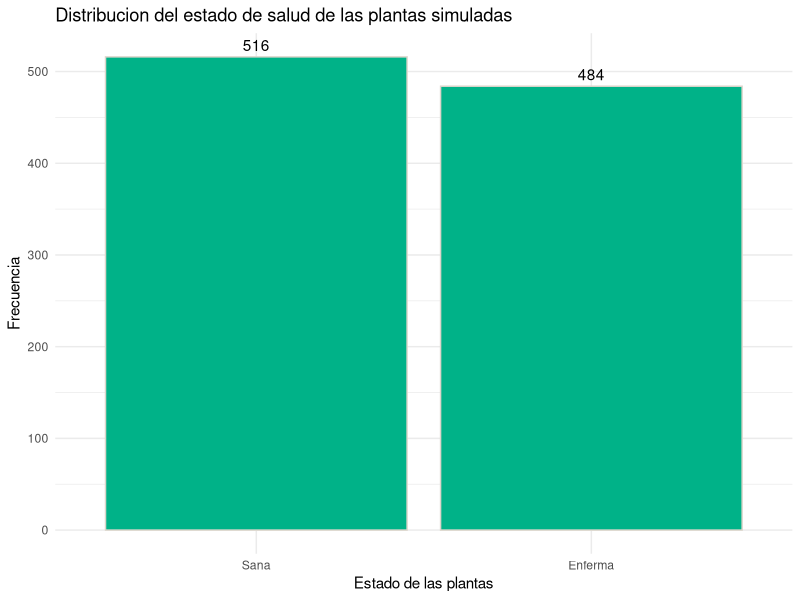
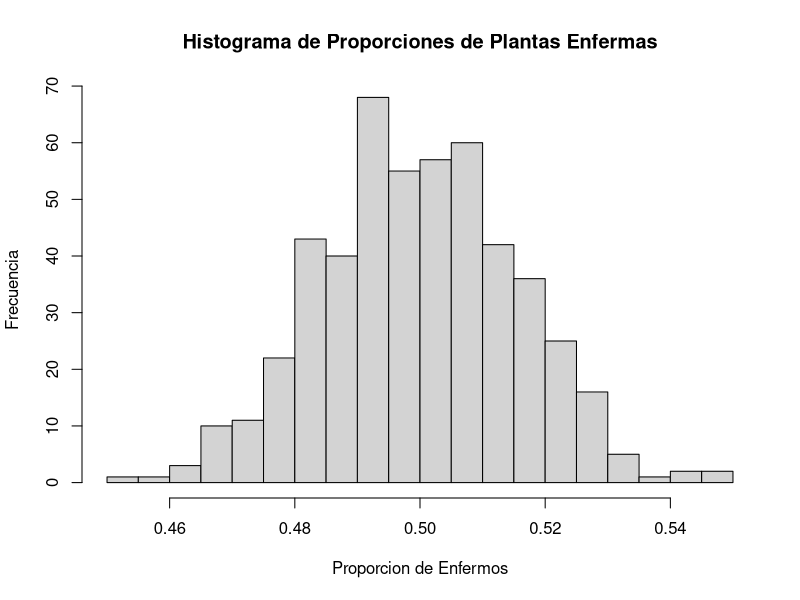
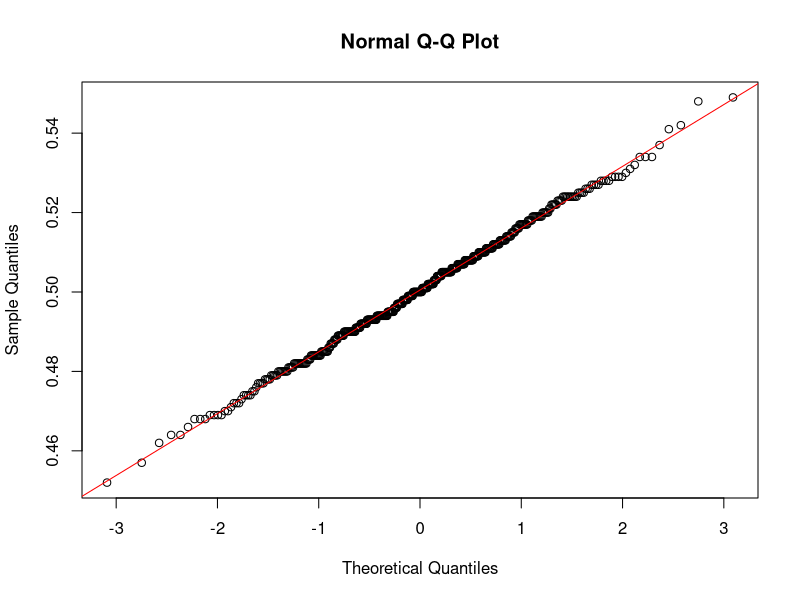
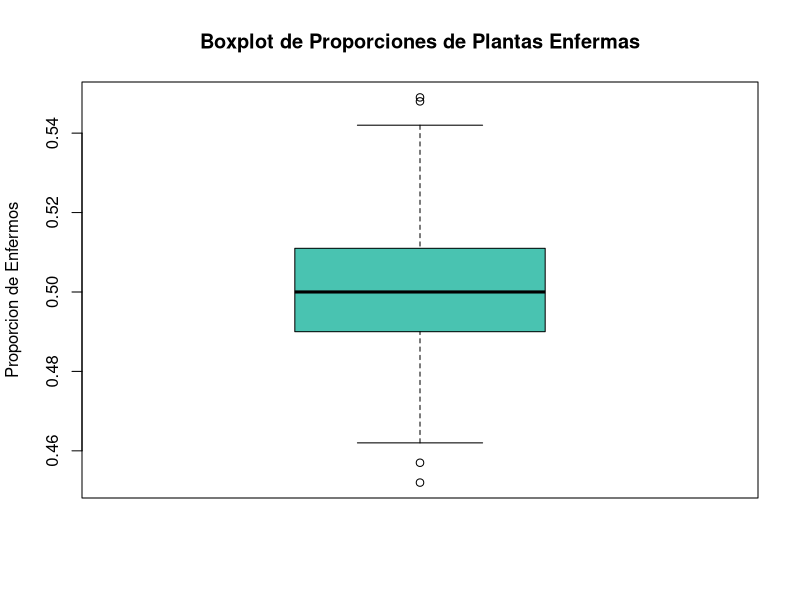
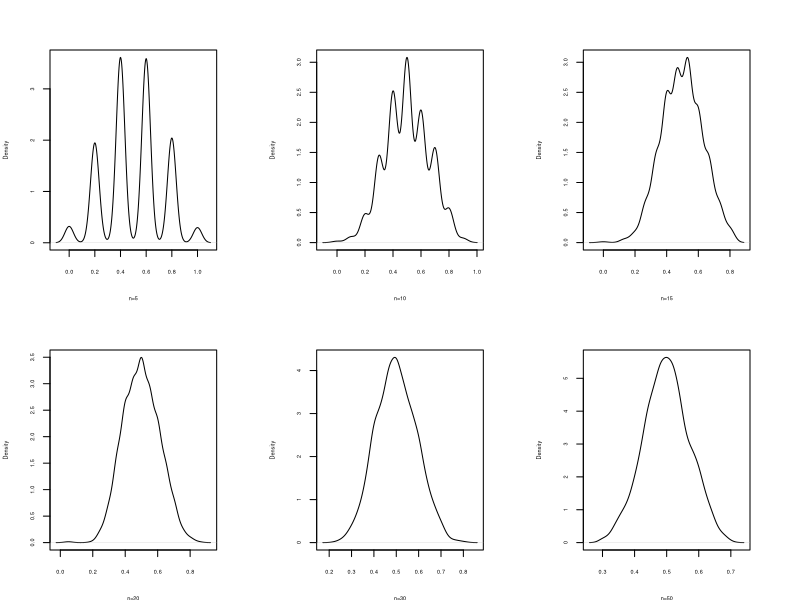
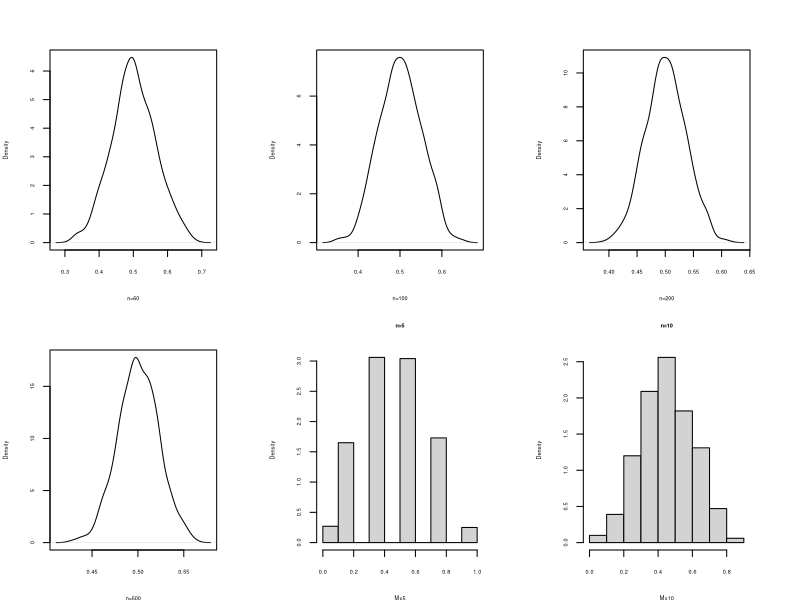
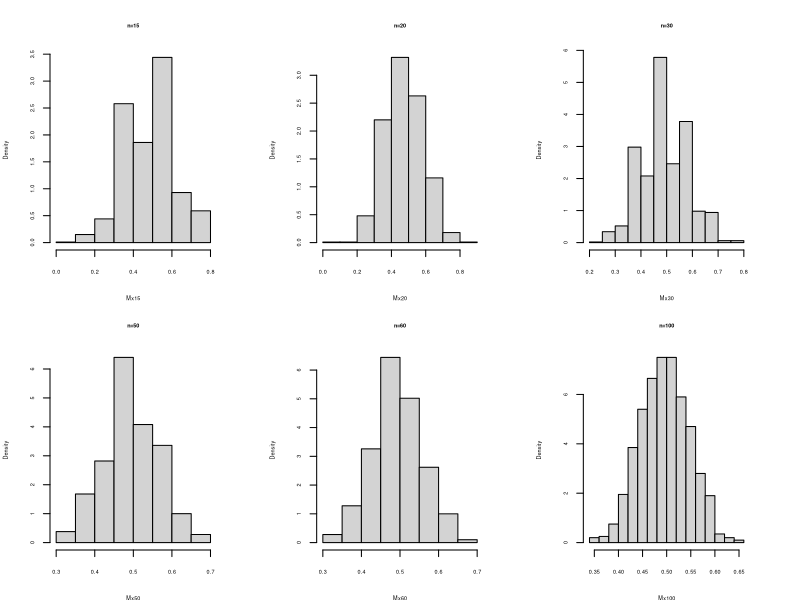
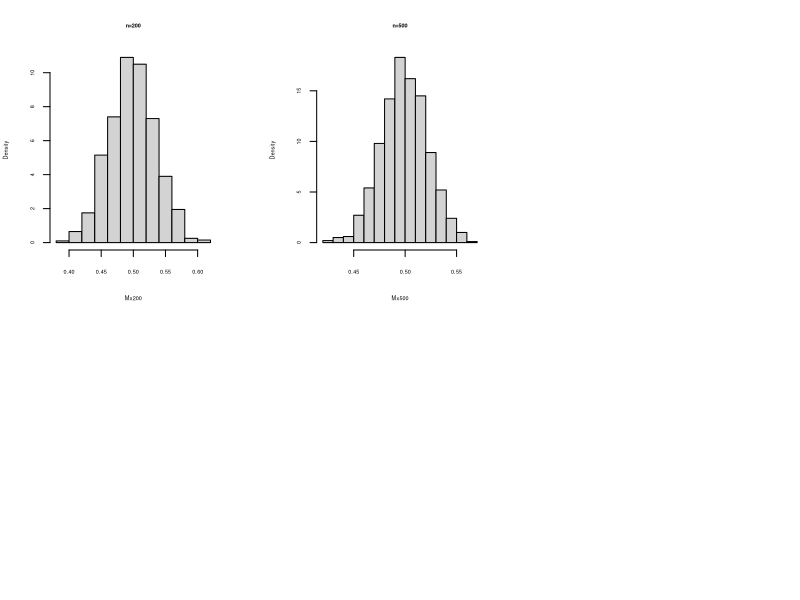

Write R code to recreate these figures, in order.
## ---- chunk 1
knitr::opts_chunk$set(echo = TRUE)
#definir directorio
setwd("C:/Users/doar9/OneDrive/Javeriana/Metodos") 
## ---- chunk 2
# Primero definimos el tamaño de la población o lote
n = 1000

# Simulamos la población de plantas con un 50% de probabilidad de estar enfermas
X = rbinom(n, size = 1, prob = 0.5)


# graficamos la distribución usando la librería ggplot2
library(ggplot2)


# convertimos los datos en un data frame
graficopunto1 <- data.frame(Resultado_planta = factor(X, labels = c("Sana", "Enferma")))

# creamos el gráfico con ggplot
ggplot(graficopunto1, aes(x = Resultado_planta)) +
  geom_bar(fill = "#00B288", color = "#DCD5CB") +
  geom_text(stat = 'count',  aes(label = after_stat(count)), vjust = -0.5) +
  labs(title = "Distribucion del estado de salud de las plantas simuladas",
       x = "Estado de las plantas",
       y = "Frecuencia") +
  theme_minimal()

## ---- chunk 3
# Definimos la función para calcular el estimador de la proporción de plantas enfermas
calcular_proporcion_enfermos <- function(n) {
  # Obtenemos una muestra aleatoria de la población, como lo hicimos en el literal anterior
  muestra <- rbinom(n, size = 1, prob = 0.5)
  
  # Calculamos la proporción de plantas enfermas en la muestra (dividimos la suma de enfermos por el total de la muestra)
  proporcion_enfermos <- sum(muestra) / n
  

  
  # cierre del código para garantizar que se retorna la proporción de plantas enfermas
  return(proporcion_enfermos)
}

# Ejemplo de uso. como el del caso anterior para un tamaño de muestra n = 1000
n = 1000
proporcion_enfermos <- calcular_proporcion_enfermos(n)


## ---- chunk 4
    # Imprimimos la proporción de plantas enfermas
  print(proporcion_enfermos)
## ---- chunk 5
# Aplicamos la función que creamos calcular_proporcion_enfermos(n) 500 veces como nos lo piden con sapply()
tamaños_muestra = rep(1000, 500) # Repite el tamaño de muestra n = 1000, 500 veces
proporciones_enfermos = sapply(tamaños_muestra, calcular_proporcion_enfermos)





## ---- chunk 6
# Usamos la librería psych
library(psych)

# Usamos describe() para obtener las estadísticas descriptivas de proporciones_enfermos
describe(proporciones_enfermos)

## ---- chunk 7
# Creamos un histograma de las proporciones de plantas enfermas
hist(proporciones_enfermos, main = "Histograma de Proporciones de Plantas Enfermas", xlab = "Proporcion de Enfermos", ylab = "Frecuencia", breaks = 30)
## ---- chunk 8
# Generamos el gráfico QQ para las proporciones de plantas enfermas
qqnorm(proporciones_enfermos)
qqline(proporciones_enfermos, col="red")

## ---- chunk 9
# Creamos un boxplot de las proporciones de plantas enfermas
boxplot(proporciones_enfermos, main = "Boxplot de Proporciones de Plantas Enfermas", ylab = "Proporcion de Enfermos", horizontal = FALSE, col = "#49C3B1")

## ---- chunk 10
par(cex=0.5, cex.axis=.5, cex.lab=.5, cex.main=.5, cex.sub=.5,  mfrow=c(3,2), mai = c(.5, .5, .5, .5))
# Teorema Central del Límite-----------------------------
# Paso 1
n=500   #  numero de columnas (tamaño máximo de muestra)
m=1000*n
# Caso --------------------------------------------------
# distribución binomial-------------------------------
X = matrix(rbinom(m, size = 1, prob = 0.5), ncol = n)
 #############################
# Paso 2
# generación de muestras--------------------------------

X5=X[ ,1:5]          # n=5
X10=X[ ,1:10]          # n=10
X15=X[ ,1:15]        # n=15
X20=X[ ,1:20]        # n=20
X30=X[ ,1:30]        # n=30
X50=X[ ,1:50]        # n=50
X60=X[ ,1:60]      # n=60
X100=X[ ,1:100]    # n=100
X200=X[ ,1:200]    # n=200
X500=X[ ,1:500]    # n=500
# Paso 3
# generacion de medias-------------------------------------------
Mx5=apply(X5,1,mean)        # medias de muestras de tamaño n=5
Mx10 = apply(X10, 1, mean)  # medias de muestras de tamaño n=10
Mx15 = apply(X15, 1, mean)  # medias de muestras de tamaño n=15
Mx20 = apply(X20, 1, mean)  # medias de muestras de tamaño n=20
Mx30 = apply(X30, 1, mean)  # medias de muestras de tamaño n=30
Mx50 = apply(X50, 1, mean)  # medias de muestras de tamaño n=50
Mx60 = apply(X60, 1, mean)  # medias de muestras de tamaño n=60
Mx100 = apply(X100, 1, mean) # medias de muestras de tamaño n=100
Mx200 = apply(X200, 1, mean) # medias de muestras de tamaño n=200
Mx500 = apply(X500, 1, mean) # medias de muestras de tamaño n=500
# Paso 4 
# generación de densidad empírica -------------------------------
d5 = density(Mx5)
d10 = density(Mx10)
d15 = density(Mx15)
d20 = density(Mx20)
d30 = density(Mx30)
d50 = density(Mx50)
d60 = density(Mx60)
d100 = density(Mx100)
d200 = density(Mx200)
d500 = density(Mx500)

# Gráficos de densidad -------------------------------------------
# configuración de las gráficas
par(cex=0.5, cex.axis=.5, cex.lab=.5, cex.main=.5, cex.sub=.5,  mfrow=c(2,3), mai = c(.5, .5, .5, .5))
# histogramas  de comparacion-------------------------------------
plot(d5, main=" ", xlab = "n=5")
plot(d10, main=" ", xlab = "n=10")
plot(d15, main=" ", xlab = "n=15")
plot(d20, main=" ", xlab = "n=20")
plot(d30, main=" ", xlab = "n=30")
plot(d50, main=" ", xlab = "n=50")
plot(d60, main=" ", xlab = "n=60")
plot(d100, main=" ", xlab = "n=100")
plot(d200, main=" ", xlab = "n=200")
plot(d500, main=" ", xlab = "n=500")


## ---- chunk 11
# histogramas  de comparacion-------------------------------------
hist(Mx5, main = "n=5", freq = FALSE)
hist(Mx10, main = "n=10", freq = FALSE)
hist(Mx15, main = "n=15", freq = FALSE)
hist(Mx20, main = "n=20", freq = FALSE)
hist(Mx30, main = "n=30", freq = FALSE)
hist(Mx50, main = "n=50", freq = FALSE)
hist(Mx60, main = "n=60", freq = FALSE)
hist(Mx100, main = "n=100", freq = FALSE)
hist(Mx200, main = "n=200", freq = FALSE)
hist(Mx500, main = "n=500", freq = FALSE)

## ---- chunk 12
# Calculamos la varianza de las medias para cada conjunto de datos directamente
varianzas <- c(
  n5 = var(Mx5),
  n10 = var(Mx10),
  n15 = var(Mx15),
  n20 = var(Mx20),
  n30 = var(Mx30),
  n50 = var(Mx50),
  n60 = var(Mx60),
  n100 = var(Mx100),
  n200 = var(Mx200),
  n500 = var(Mx500)
)

# Convertimos las varianzas a un data frame para graficar
var_df <- data.frame(n = as.factor(names(varianzas)), Varianza = varianzas)
# Aseguramos que 'n' es un factor y especificamos el orden manualmente
var_df$n <- factor(var_df$n, levels = var_df$n[order(as.numeric(gsub("n=", "", var_df$n)))])

# Ahora, creamos la gráfica con ggplot2
library(ggplot2)
ggplot(var_df, aes(x = n, y = Varianza)) +
  geom_col(fill = "steelblue") +
  theme_minimal() +
  labs(title = "Varianza de la Media por Tamano de Muestra",
       x = "Tamano de Muestra (n)",
       y = "Varianza de la Media")


## ---- chunk 13
mxmatriz=data.frame(Mx5, Mx10, Mx15, Mx20, Mx30, Mx50, Mx60, Mx100, Mx200, Mx500 )

boxplot(mxmatriz, las=1, main="Comparación estimadores")  # gráfico de comparación   
abline(h=0.5,  col="red")                                       # línea indicando el parámetro b=20
## ---- chunk 14
# n=5
shapiro.test(Mx5)

# n=10
shapiro.test(Mx10)

# n=15
shapiro.test(Mx15)

# n=20
shapiro.test(Mx20)

# n=30
shapiro.test(Mx30)

# n=50
shapiro.test(Mx50)

# n=60
shapiro.test(Mx60)

# n=100
shapiro.test(Mx100)

# n=200
shapiro.test(Mx200)

# n=500
shapiro.test(Mx500)


## ---- chunk 15
# n=5
qqnorm(Mx5)
qqline(Mx5, col="red")

# n=10
qqnorm(Mx10)
qqline(Mx10, col="red")

# n=15
qqnorm(Mx15)
qqline(Mx15, col="red")

# n=20
qqnorm(Mx20)
qqline(Mx20, col="red")

# n=30
qqnorm(Mx30)
qqline(Mx30, col="red")

# n=50
qqnorm(Mx50)
qqline(Mx50, col="red")

# n=60
qqnorm(Mx60)
qqline(Mx60, col="red")

# n=100
qqnorm(Mx100)
qqline(Mx100, col="red")

# n=200
qqnorm(Mx200)
qqline(Mx200, col="red")

# n=500
qqnorm(Mx500)
qqline(Mx500, col="red")

## ---- chunk 16
par(cex=0.5, cex.axis=.5, cex.lab=.5, cex.main=.5, cex.sub=.5,  mfrow=c(3,2), mai = c(.5, .5, .5, .5))
# Teorema Central del Límite-----------------------------
# Paso 1
n=500   #  numero de columnas (tamaño máximo de muestra)
m=1000*n
# Caso --------------------------------------------------
# distribución binomial-------------------------------
X = matrix(rbinom(m, size = 1, prob = 0.1), ncol = n)
 #############################
# Paso 2
# generación de muestras--------------------------------

X5=X[ ,1:5]          # n=5
X10=X[ ,1:10]          # n=10
X15=X[ ,1:15]        # n=15
X20=X[ ,1:20]        # n=20
X30=X[ ,1:30]        # n=30
X50=X[ ,1:50]        # n=50
X60=X[ ,1:60]      # n=60
X100=X[ ,1:100]    # n=100
X200=X[ ,1:200]    # n=200
X500=X[ ,1:500]    # n=500
# Paso 3
# generacion de medias-------------------------------------------
Mx5=apply(X5,1,mean)        # medias de muestras de tamaño n=5
Mx10 = apply(X10, 1, mean)  # medias de muestras de tamaño n=10
Mx15 = apply(X15, 1, mean)  # medias de muestras de tamaño n=15
Mx20 = apply(X20, 1, mean)  # medias de muestras de tamaño n=20
Mx30 = apply(X30, 1, mean)  # medias de muestras de tamaño n=30
Mx50 = apply(X50, 1, mean)  # medias de muestras de tamaño n=50
Mx60 = apply(X60, 1, mean)  # medias de muestras de tamaño n=60
Mx100 = apply(X100, 1, mean) # medias de muestras de tamaño n=100
Mx200 = apply(X200, 1, mean) # medias de muestras de tamaño n=200
Mx500 = apply(X500, 1, mean) # medias de muestras de tamaño n=500
# Paso 4 
# generación de densidad empírica -------------------------------
d5 = density(Mx5)
d10 = density(Mx10)
d15 = density(Mx15)
d20 = density(Mx20)
d30 = density(Mx30)
d50 = density(Mx50)
d60 = density(Mx60)
d100 = density(Mx100)
d200 = density(Mx200)
d500 = density(Mx500)

# Gráficos de densidad -------------------------------------------
# configuración de las gráficas
par(cex=0.5, cex.axis=.5, cex.lab=.5, cex.main=.5, cex.sub=.5,  mfrow=c(2,3), mai = c(.5, .5, .5, .5))
# histogramas  de comparacion-------------------------------------
plot(d5, main=" ", xlab = "n=5")
plot(d10, main=" ", xlab = "n=10")
plot(d15, main=" ", xlab = "n=15")
plot(d20, main=" ", xlab = "n=20")
plot(d30, main=" ", xlab = "n=30")
plot(d50, main=" ", xlab = "n=50")
plot(d60, main=" ", xlab = "n=60")
plot(d100, main=" ", xlab = "n=100")
plot(d200, main=" ", xlab = "n=200")
plot(d500, main=" ", xlab = "n=500")


## ---- chunk 17
# histogramas  de comparacion-------------------------------------
hist(Mx5, main = "n=5", freq = FALSE)
hist(Mx10, main = "n=10", freq = FALSE)
hist(Mx15, main = "n=15", freq = FALSE)
hist(Mx20, main = "n=20", freq = FALSE)
hist(Mx30, main = "n=30", freq = FALSE)
hist(Mx50, main = "n=50", freq = FALSE)
hist(Mx60, main = "n=60", freq = FALSE)
hist(Mx100, main = "n=100", freq = FALSE)
hist(Mx200, main = "n=200", freq = FALSE)
hist(Mx500, main = "n=500", freq = FALSE)

## ---- chunk 18
# Calculamos la varianza de las medias para cada conjunto de datos directamente
varianzas <- c(
  n5 = var(Mx5),
  n10 = var(Mx10),
  n15 = var(Mx15),
  n20 = var(Mx20),
  n30 = var(Mx30),
  n50 = var(Mx50),
  n60 = var(Mx60),
  n100 = var(Mx100),
  n200 = var(Mx200),
  n500 = var(Mx500)
)

# Convertimos las varianzas a un data frame para graficar
var_df <- data.frame(n = as.factor(names(varianzas)), Varianza = varianzas)
# Aseguramos que 'n' es un factor y especificamos el orden manualmente
var_df$n <- factor(var_df$n, levels = var_df$n[order(as.numeric(gsub("n=", "", var_df$n)))])

# Ahora, creamos la gráfica con ggplot2
library(ggplot2)
ggplot(var_df, aes(x = n, y = Varianza)) +
  geom_col(fill = "purple") +
  theme_minimal() +
  labs(title = "Varianza de la Media por Tamano de Muestra",
       x = "Tamano de Muestra (n)",
       y = "Varianza de la Media")


## ---- chunk 19
mxmatriz=data.frame(Mx5, Mx10, Mx15, Mx20, Mx30, Mx50, Mx60, Mx100, Mx200, Mx500 )

boxplot(mxmatriz, las=1, main="Comparación estimadores")  # gráfico de comparación   
abline(h=0.1,  col="#4E9D2D")                                       # línea indicando el parámetro b=20
## ---- chunk 20
# n=5
shapiro.test(Mx5)

# n=10
shapiro.test(Mx10)

# n=15
shapiro.test(Mx15)

# n=20
shapiro.test(Mx20)

# n=30
shapiro.test(Mx30)

# n=50
shapiro.test(Mx50)

# n=60
shapiro.test(Mx60)

# n=100
shapiro.test(Mx100)

# n=200
shapiro.test(Mx200)

# n=500
shapiro.test(Mx500)


## ---- chunk 21
# n=5
qqnorm(Mx5)
qqline(Mx5, col="#4E9D2D")

# n=10
qqnorm(Mx10)
qqline(Mx10, col="#4E9D2D")

# n=15
qqnorm(Mx15)
qqline(Mx15, col="#4E9D2D")

# n=20
qqnorm(Mx20)
qqline(Mx20, col="#4E9D2D")

# n=30
qqnorm(Mx30)
qqline(Mx30, col="#4E9D2D")

# n=50
qqnorm(Mx50)
qqline(Mx50, col="#4E9D2D")

# n=60
qqnorm(Mx60)
qqline(Mx60, col="#4E9D2D")

# n=100
qqnorm(Mx100)
qqline(Mx100, col="#4E9D2D")

# n=200
qqnorm(Mx200)
qqline(Mx200, col="#4E9D2D")

# n=500
qqnorm(Mx500)
qqline(Mx500, col="#4E9D2D")

## ---- chunk 22
par(cex=0.5, cex.axis=.5, cex.lab=.5, cex.main=.5, cex.sub=.5,  mfrow=c(3,2), mai = c(.5, .5, .5, .5))
# Teorema Central del Límite-----------------------------
# Paso 1
n=500   #  numero de columnas (tamaño máximo de muestra)
m=1000*n
# Caso --------------------------------------------------
# distribución binomial-------------------------------
X = matrix(rbinom(m, size = 1, prob = 0.9), ncol = n)
 #############################
# Paso 2
# generación de muestras--------------------------------

X5=X[ ,1:5]          # n=5
X10=X[ ,1:10]          # n=10
X15=X[ ,1:15]        # n=15
X20=X[ ,1:20]        # n=20
X30=X[ ,1:30]        # n=30
X50=X[ ,1:50]        # n=50
X60=X[ ,1:60]      # n=60
X100=X[ ,1:100]    # n=100
X200=X[ ,1:200]    # n=200
X500=X[ ,1:500]    # n=500
# Paso 3
# generacion de medias-------------------------------------------
Mx5=apply(X5,1,mean)        # medias de muestras de tamaño n=5
Mx10 = apply(X10, 1, mean)  # medias de muestras de tamaño n=10
Mx15 = apply(X15, 1, mean)  # medias de muestras de tamaño n=15
Mx20 = apply(X20, 1, mean)  # medias de muestras de tamaño n=20
Mx30 = apply(X30, 1, mean)  # medias de muestras de tamaño n=30
Mx50 = apply(X50, 1, mean)  # medias de muestras de tamaño n=50
Mx60 = apply(X60, 1, mean)  # medias de muestras de tamaño n=60
Mx100 = apply(X100, 1, mean) # medias de muestras de tamaño n=100
Mx200 = apply(X200, 1, mean) # medias de muestras de tamaño n=200
Mx500 = apply(X500, 1, mean) # medias de muestras de tamaño n=500
# Paso 4 
# generación de densidad empírica -------------------------------
d5 = density(Mx5)
d10 = density(Mx10)
d15 = density(Mx15)
d20 = density(Mx20)
d30 = density(Mx30)
d50 = density(Mx50)
d60 = density(Mx60)
d100 = density(Mx100)
d200 = density(Mx200)
d500 = density(Mx500)

# Gráficos de densidad -------------------------------------------
# configuración de las gráficas
par(cex=0.5, cex.axis=.5, cex.lab=.5, cex.main=.5, cex.sub=.5,  mfrow=c(2,3), mai = c(.5, .5, .5, .5))
# histogramas  de comparacion-------------------------------------
plot(d5, main=" ", xlab = "n=5")
plot(d10, main=" ", xlab = "n=10")
plot(d15, main=" ", xlab = "n=15")
plot(d20, main=" ", xlab = "n=20")
plot(d30, main=" ", xlab = "n=30")
plot(d50, main=" ", xlab = "n=50")
plot(d60, main=" ", xlab = "n=60")
plot(d100, main=" ", xlab = "n=100")
plot(d200, main=" ", xlab = "n=200")
plot(d500, main=" ", xlab = "n=500")


## ---- chunk 23
# histogramas  de comparacion-------------------------------------
hist(Mx5, main = "n=5", freq = FALSE)
hist(Mx10, main = "n=10", freq = FALSE)
hist(Mx15, main = "n=15", freq = FALSE)
hist(Mx20, main = "n=20", freq = FALSE)
hist(Mx30, main = "n=30", freq = FALSE)
hist(Mx50, main = "n=50", freq = FALSE)
hist(Mx60, main = "n=60", freq = FALSE)
hist(Mx100, main = "n=100", freq = FALSE)
hist(Mx200, main = "n=200", freq = FALSE)
hist(Mx500, main = "n=500", freq = FALSE)

## ---- chunk 24
# Calculamos la varianza de las medias para cada conjunto de datos directamente
varianzas <- c(
  n5 = var(Mx5),
  n10 = var(Mx10),
  n15 = var(Mx15),
  n20 = var(Mx20),
  n30 = var(Mx30),
  n50 = var(Mx50),
  n60 = var(Mx60),
  n100 = var(Mx100),
  n200 = var(Mx200),
  n500 = var(Mx500)
)

# Convertimos las varianzas a un data frame para graficar
var_df <- data.frame(n = as.factor(names(varianzas)), Varianza = varianzas)
# Aseguramos que 'n' es un factor y especificamos el orden manualmente
var_df$n <- factor(var_df$n, levels = var_df$n[order(as.numeric(gsub("n=", "", var_df$n)))])

# Ahora, creamos la gráfica con ggplot2
library(ggplot2)
ggplot(var_df, aes(x = n, y = Varianza)) +
  geom_col(fill = "orange") +
  theme_minimal() +
  labs(title = "Varianza de la Media por Tamano de Muestra",
       x = "Tamano de Muestra (n)",
       y = "Varianza de la Media")


## ---- chunk 25
mxmatriz=data.frame(Mx5, Mx10, Mx15, Mx20, Mx30, Mx50, Mx60, Mx100, Mx200, Mx500 )

boxplot(mxmatriz, las=1, main="Comparación estimadores")  # gráfico de comparación   
abline(h=0.9,  col="#49C3B1")                                       # línea indicando el parámetro b=20
## ---- chunk 26
# n=5
shapiro.test(Mx5)

# n=10
shapiro.test(Mx10)

# n=15
shapiro.test(Mx15)

# n=20
shapiro.test(Mx20)

# n=30
shapiro.test(Mx30)

# n=50
shapiro.test(Mx50)

# n=60
shapiro.test(Mx60)

# n=100
shapiro.test(Mx100)

# n=200
shapiro.test(Mx200)

# n=500
shapiro.test(Mx500)


## ---- chunk 27
# n=5
qqnorm(Mx5)
qqline(Mx5, col="#49C3B1")

# n=10
qqnorm(Mx10)
qqline(Mx10, col="#49C3B1")

# n=15
qqnorm(Mx15)
qqline(Mx15, col="#49C3B1")

# n=20
qqnorm(Mx20)
qqline(Mx20, col="#49C3B1")

# n=30
qqnorm(Mx30)
qqline(Mx30, col="#49C3B1")

# n=50
qqnorm(Mx50)
qqline(Mx50, col="#49C3B1")

# n=60
qqnorm(Mx60)
qqline(Mx60, col="#49C3B1")

# n=100
qqnorm(Mx100)
qqline(Mx100, col="#49C3B1")

# n=200
qqnorm(Mx200)
qqline(Mx200, col="#49C3B1")

# n=500
qqnorm(Mx500)
qqline(Mx500, col="#49C3B1")

